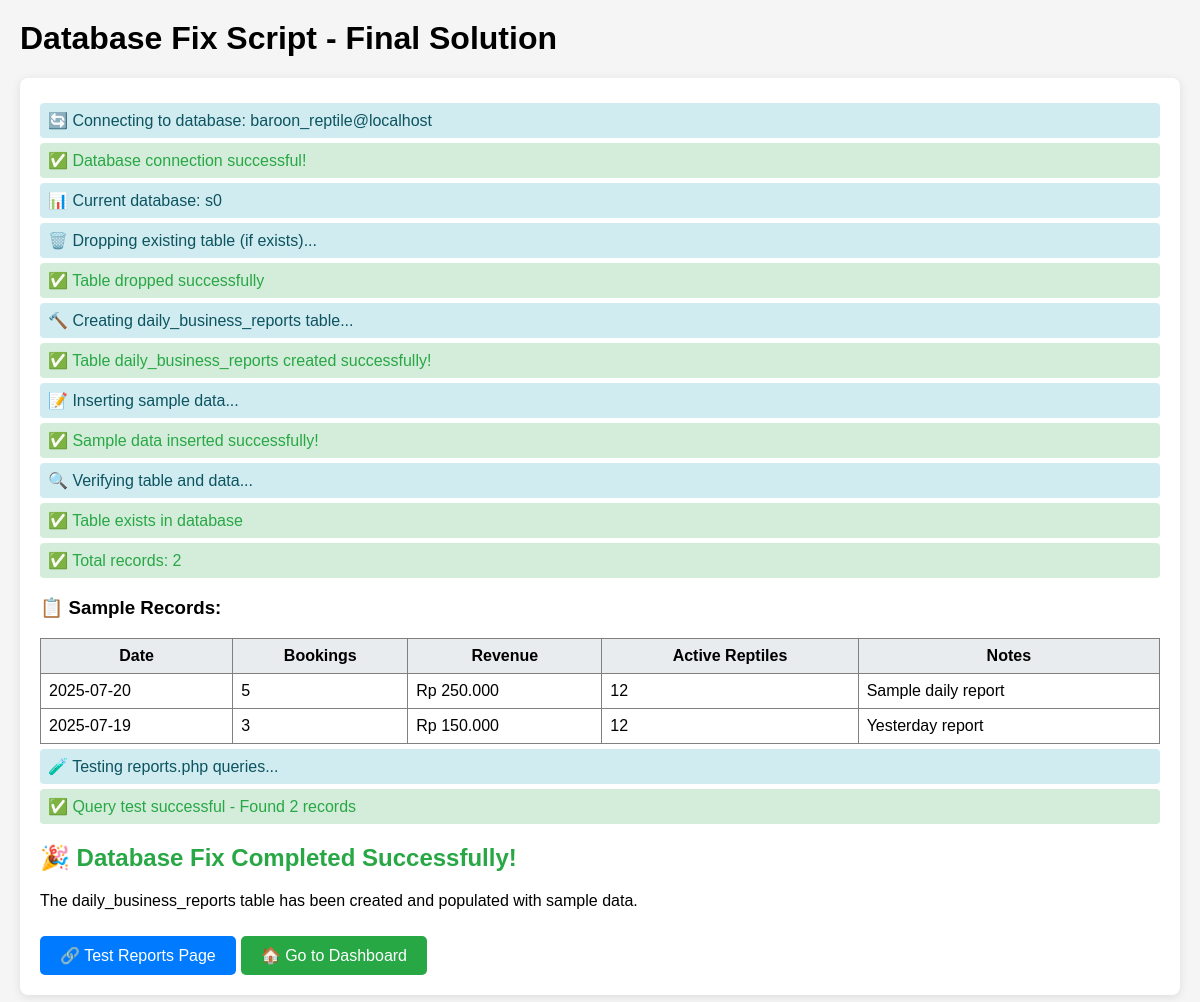
/fix_database.php, run on the app's committed database.
### tables this page shows
CREATE TABLE IF NOT EXISTS `daily_business_reports` (
  `id` int(11) NOT NULL AUTO_INCREMENT,
  `report_date` date NOT NULL,
  `total_bookings` int(11) DEFAULT 0,
  `total_revenue` decimal(15,2) DEFAULT 0.00,
  `active_reptiles` int(11) DEFAULT 0,
  `notes` text DEFAULT NULL,
  `created_at` timestamp NOT NULL DEFAULT current_timestamp(),
  `updated_at` timestamp NOT NULL DEFAULT current_timestamp() ON UPDATE current_timestamp(),
  PRIMARY KEY (`id`),
  UNIQUE KEY `report_date` (`report_date`)
);

### fix_database.php (the view, shortened to what this page needs)
<?php
echo "<h1>Database Fix Script - Final Solution</h1>";
echo "<div class='container'>";
try {
    $host = 'localhost';
    $dbname = 'baroon_reptile';
    $username = 'root';
    $password = '';
    echo "<div class='info'>🔄 Connecting to database: $dbname@$host</div>";
    $dsn = "mysql:host=$host;dbname=$dbname;charset=utf8mb4";
    $pdo = new PDO($dsn, $username, $password, [
        PDO::ATTR_ERRMODE => PDO::ERRMODE_EXCEPTION,
        PDO::ATTR_DEFAULT_FETCH_MODE => PDO::FETCH_ASSOC,
        PDO::MYSQL_ATTR_INIT_COMMAND => "SET NAMES utf8mb4"
    ]);
    echo "<div class='success'>✅ Database connection successful!</div>";
    $stmt = $pdo->query("SELECT DATABASE() as current_db");
    $current_db = $stmt->fetch()['current_db'];
    echo "<div class='info'>📊 Current database: $current_db</div>";
    echo "<div class='info'>🗑️ Dropping existing table (if exists)...</div>";
    $pdo->exec("DROP TABLE IF EXISTS daily_business_reports");
    echo "<div class='success'>✅ Table dropped successfully</div>";
    echo "<div class='info'>🔨 Creating daily_business_reports table...</div>";
    $create_sql = "
    CREATE TABLE `baroon_reptile`.`daily_business_reports` (
        `id` INT NOT NULL AUTO_INCREMENT,
        `report_date` DATE NOT NULL,
        `total_bookings` INT NOT NULL DEFAULT 0,
        `total_revenue` DECIMAL(12,2) NOT NULL DEFAULT 0.00,
        `active_reptiles` INT NOT NULL DEFAULT 0,
        `notes` TEXT NULL,
        `created_at` TIMESTAMP NOT NULL DEFAULT CURRENT_TIMESTAMP,
        `updated_at` TIMESTAMP NOT NULL DEFAULT CURRENT_TIMESTAMP ON UPDATE CURRENT_TIMESTAMP,
        PRIMARY KEY (`id`),
        UNIQUE INDEX `report_date_UNIQUE` (`report_date` ASC)
    ) ENGINE = InnoDB DEFAULT CHARACTER SET = utf8mb4 COLLATE = utf8mb4_unicode_ci";
    $pdo->exec($create_sql);
    echo "<div class='success'>✅ Table daily_business_reports created successfully!</div>";
    echo "<div class='info'>📝 Inserting sample data...</div>";
    $insert_sql = "
    INSERT INTO `baroon_reptile`.`daily_business_reports`
    (`report_date`, `total_bookings`, `total_revenue`, `active_reptiles`, `notes`) VALUES
    ('2025-01-15', 5, 750000.00, 12, 'Hari normal dengan booking stabil'),
    ('2025-01-16', 8, 1200000.00, 15, 'Hari sibuk dengan banyak booking'),
    ('2025-01-17', 3, 450000.00, 10, 'Hari sepi karena hujan'),
    ('2025-01-18', 6, 900000.00, 13, 'Weekend dengan aktivitas tinggi'),
    ('2025-01-19', 7, 1050000.00, 14, 'Minggu dengan performa baik'),
    ('2025-01-20', 4, 600000.00, 11, 'Hari kerja biasa')";
    $pdo->exec($insert_sql);
    echo "<div class='success'>✅ Sample data inserted successfully!</div>";
    echo "<div class='info'>🔍 Verifying table and data...</div>";
    $check_table = $pdo->query("SHOW TABLES LIKE 'daily_business_reports'");
    if ($check_table->rowCount() > 0) {
        echo "<div class='success'>✅ Table exists in database</div>";
    } else {
        echo "<div class='error'>❌ Table not found!</div>";
    }
    $count_stmt = $pdo->query("SELECT COUNT(*) as total FROM daily_business_reports");
    $total_records = $count_stmt->fetch()['total'];
    echo "<div class='success'>✅ Total records: $total_records</div>";
    $sample_stmt = $pdo->query("SELECT * FROM daily_business_reports ORDER BY report_date DESC LIMIT 3");
    $samples = $sample_stmt->fetchAll();
    echo "<h3>📋 Sample Records:</h3>";
    echo "<table border='1' style='border-collapse:collapse;width:100%;'><tr style='background:#e9ecef;'><th style='padding:8px;'>Date</th><th style='padding:8px;'>Bookings</th><th style='padding:8px;'>Revenue</th><th style='padding:8px;'>Active Reptiles</th><th style='padding:8px;'>Notes</th></tr>";
    foreach ($samples as $row) {
        echo "<tr><td style='padding:8px;'>{$row['report_date']}</td><td style='padding:8px;'>{$row['total_bookings']}</td><td style='padding:8px;'>Rp " . number_format($row['total_revenue'], 0, ',', '.') . "</td><td style='padding:8px;'>{$row['active_reptiles']}</td><td style='padding:8px;'>{$row['notes']}</td></tr>";
    }
    echo "</table>";
    echo "<div class='info'>🧪 Testing reports.php queries...</div>";
    $test_query = "SELECT r.*, DATE_FORMAT(r.report_date, '%d/%m/%Y') as formatted_date FROM daily_business_reports r ORDER BY r.report_date DESC LIMIT 5";
    $test_stmt = $pdo->query($test_query);
    $test_results = $test_stmt->fetchAll();
    echo "<div class='success'>✅ Query test successful - Found " . count($test_results) . " records</div>";
    echo "<h2 style='color:#28a745;'>🎉 Database Fix Completed Successfully!</h2>";
    echo "<p>The daily_business_reports table has been created and populated with sample data.</p>";
    echo "<a href='admin/reports.php' class='btn'>🔗 Test Reports Page</a>";
    echo "<a href='admin/dashboard.php' class='btn' style='background:#28a745;'>🏠 Go to Dashboard</a>";
} catch (PDOException $e) {
    echo "<div class='error'>❌ Database Error: " . $e->getMessage() . "</div>";
    echo "<h3>🔧 Error Details:</h3>";
    echo "<ul>";
    echo "<li><strong>Error Code:</strong> " . $e->getCode() . "</li>";
    echo "<li><strong>SQL State:</strong> " . (isset($e->errorInfo[0]) ? $e->errorInfo[0] : 'N/A') . "</li>";
    echo "<li><strong>Driver Error:</strong> " . (isset($e->errorInfo[1]) ? $e->errorInfo[1] : 'N/A') . "</li>";
    echo "<li><strong>Error Message:</strong> " . (isset($e->errorInfo[2]) ? $e->errorInfo[2] : $e->getMessage()) . "</li>";
    echo "</ul>";
    echo "<h3>💡 Troubleshooting Steps:</h3>";
    echo "<ol>";
    echo "<li>Make sure XAMPP MySQL service is running</li>";
    echo "<li>Check if database 'baroon_reptile' exists</li>";
    echo "<li>Verify database credentials in config/database.php</li>";
    echo "<li>Try accessing phpMyAdmin to check database status</li>";
    echo "</ol>";
} catch (Exception $e) {
    echo "<div class='error'>❌ General Error: " . $e->getMessage() . "</div>";
}
echo "</div>";
?>

### fix_database.php (style rules this page uses)
.container { background:white;padding:20px;border-radius:8px;box-shadow:0 2px 10px rgba(0,0,0,0.1); }
.success { color:#28a745;background:#d4edda;padding:8px;border-radius:4px;margin:5px 0; }
.info { color:#0c5460;background:#d1ecf1;padding:8px;border-radius:4px;margin:5px 0; }
.btn { background:#007bff;color:white;padding:10px 20px;text-decoration:none;border-radius:5px;display:inline-block;margin:10px 5px 0 0; }

### data on the page
daily_business_reports: report_date "2025-07-20", total_bookings "5", total_revenue "250.000", active_reptiles "12", notes "Sample daily report"
daily_business_reports: report_date "2025-07-19", total_bookings "3", total_revenue "150.000", active_reptiles "12", notes "Yesterday report"

### other printed values
$dbname "baroon_reptile"
$host "localhost"
$current_db "s0"
$total_records "2"
count($test_results) "2"
